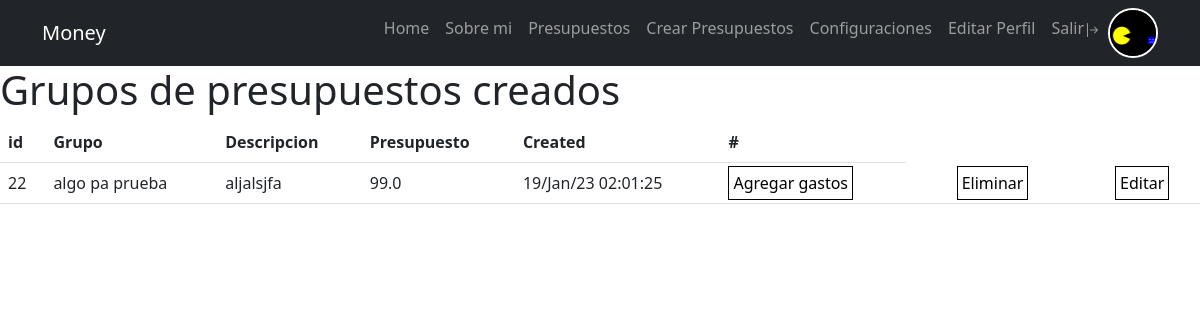
Screenshot of /groups/ (signed in) with the database file from the repository.
### user/models.py (models this page shows)
class UserProfile(models.Model):
    user = models.OneToOneField(User, on_delete=models.CASCADE, related_name='profile')
    phone = models.CharField(max_length=25, null=True, blank=True)
    birth_date = models.DateField(null=True)
    profile_picture = models.ImageField(upload_to='profile_images', null=True, blank=True)

### payments/models.py (models this page shows, shortened)
class Groups_Pay(models.Model):
  Title_groups = models.CharField(max_length=200)
  description = models.TextField(max_length=1000)
  created = models.DateTimeField(auto_now_add=True)
  budget = models.FloatField()
  user = models.ForeignKey(User, on_delete=models.CASCADE)

### payments/views.py (the view)
# urls.py: path('groups/', groups_payout, name="groups"),
@login_required
def groups_payout(request):
    groups = Groups_Pay.objects.filter(user=request.user)
    return render(request, 'groups_payout.html', {"groups": groups})

### templates/groups_payout.html (shortened to what this page needs)
{% extends 'base.html' %} {% block content %}
<h1>Grupos de presupuestos creados</h1>
<table class="table">
    <thead>
        <tr>
            <th scope="col">id</th>
            <th scope="col">Grupo</th>
            <th scope="col">Descripcion</th>
            <th scope="col">Presupuesto</th>
            <th scope="col">Created</th>
            <th scope="col">#</th>
        </tr>
    </thead>
    <tbody>
        {% for group in groups %}
        <tr>
            <td>{{group.id}}</td>
            <td>{{group.Title_groups}}</td>
            <td>{{group.description}}</td>
            <td>{{group.budget}}</td>
            <td>{{group.created|date:'d/M/y h:m:s'}}</td>
            <td><a href="{% url 'payouts' group.id %}">Agregar gastos</a></td>
            <td></td>
            <td></td>
            <td><a href="{% url 'delete_groups' group.id %}">Eliminar</a></td>
            <td></td>
            <td></td>
            <td><a href="{% url 'create_groups' group.id %}">Editar</a></td>
        </tr>
        {% endfor %}
    </tbody>
</table>
{% endblock %}

### templates/_navbar.html (shortened to what this page needs)
<nav class="navbar navbar-expand-lg navbar-dark bg-dark">
    <div class="container">
      <a class="navbar-brand" href="/">Money</a>
      <div class="collapse navbar-collapse" id="navbarNav">
        <ul class="navbar-nav ms-auto">
          <li class="nav-item">
            <a href="/" class="nav-link">Home</a>
          </li>
          <li class="nav-item">
            <a href="/about_me" class="nav-link">Sobre mi</a>
          </li>
          {% if user.is_authenticated %}
          <li class="nav-item">
            <a href="/groups" class="nav-link">Presupuestos</a>
          </li>
          <li class="nav-item">
            <a href="/create_groups/999" class="nav-link">Crear Presupuestos</a>
          </li>
          <li class="nav-item">
            <a href="/update_user/" class="nav-link">Configuraciones</a>
          </li>
          <li class="nav-item">
            <a href="/update_profile" class="nav-link">Editar Perfil</a>
          </li>
          <li class="nav-item">
            <a class="nav-link" href="/logout">Salir</a>
          </li>
                {% if user.profile.profile_picture != "" %}
                <div class="pic"><img src="{{user.profile.profile_picture.url}}" alt=""></div>
                {% endif %}
          {% endif %}
        </ul>
      </div>
    </div>
  </nav>

### templates/_navbar.html (style rules this page uses)
.pic { width: 50px; height: 50px; border-radius: 50px; overflow: hidden; border: 2px solid white; }
.pic img { width: 50px; height: 50px; object-fit: cover; }

### templates/groups_payout.html (style rules this page uses)
td a { color: black; text-decoration: none; padding: 5px 4px; border: black 1px solid; min-width: 100px; }

### rows the page displays
Groups_Pay: id "22", Title_groups "algo pa prueba", description "aljalsjfa", budget "99.0", created "19/Jan/23 02:01:25"
